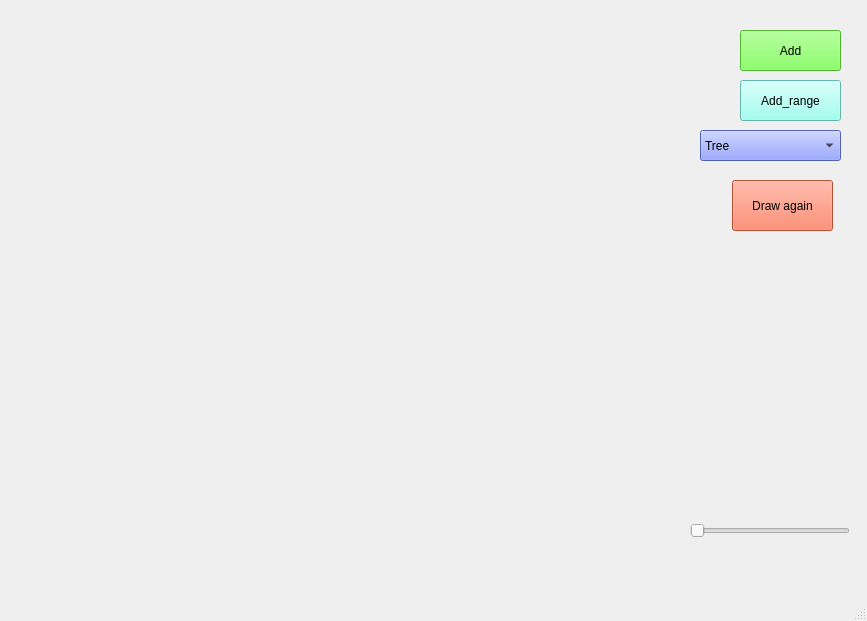
<?xml version="1.0" encoding="UTF-8"?>
<ui version="4.0">
 <class>MainWindow</class>
 <widget class="QMainWindow" name="MainWindow">
  <property name="geometry">
   <rect>
    <x>0</x>
    <y>0</y>
    <width>867</width>
    <height>621</height>
   </rect>
  </property>
  <property name="windowTitle">
   <string>MainWindow</string>
  </property>
  <widget class="QWidget" name="centralwidget">
   <widget class="QPushButton" name="Add">
    <property name="geometry">
     <rect>
      <x>740</x>
      <y>30</y>
      <width>101</width>
      <height>41</height>
     </rect>
    </property>
    <property name="styleSheet">
     <string notr="true">color: rgb(0, 0, 0);
background-color: rgb(107, 255, 62);</string>
    </property>
    <property name="text">
     <string>Add</string>
    </property>
   </widget>
   <widget class="QPushButton" name="add_range">
    <property name="geometry">
     <rect>
      <x>740</x>
      <y>80</y>
      <width>101</width>
      <height>41</height>
     </rect>
    </property>
    <property name="styleSheet">
     <string notr="true">background-color: rgb(137, 255, 238);</string>
    </property>
    <property name="text">
     <string>Add_range</string>
    </property>
   </widget>
   <widget class="QComboBox" name="comboBox">
    <property name="geometry">
     <rect>
      <x>700</x>
      <y>130</y>
      <width>141</width>
      <height>31</height>
     </rect>
    </property>
    <property name="styleSheet">
     <string notr="true">background-color: rgb(115, 134, 255);</string>
    </property>
    <item>
     <property name="text">
      <string>Tree</string>
     </property>
    </item>
    <item>
     <property name="text">
      <string>AVL_tree</string>
     </property>
    </item>
    <item>
     <property name="text">
      <string>RedBlack_tree</string>
     </property>
    </item>
    <item>
     <property name="text">
      <string>Dekart_tree</string>
     </property>
    </item>
    <item>
     <property name="text">
      <string>2-3_tree</string>
     </property>
    </item>
   </widget>
   <widget class="QSlider" name="slider">
    <property name="geometry">
     <rect>
      <x>690</x>
      <y>520</y>
      <width>160</width>
      <height>22</height>
     </rect>
    </property>
    <property name="orientation">
     <enum>Qt::Horizontal</enum>
    </property>
   </widget>
   <widget class="QPushButton" name="on_button_on">
    <property name="geometry">
     <rect>
      <x>732</x>
      <y>180</y>
      <width>101</width>
      <height>51</height>
     </rect>
    </property>
    <property name="styleSheet">
     <string notr="true">background-color: rgb(255, 109, 73);</string>
    </property>
    <property name="text">
     <string>Draw again</string>
    </property>
   </widget>
  </widget>
  <widget class="QMenuBar" name="menubar">
   <property name="geometry">
    <rect>
     <x>0</x>
     <y>0</y>
     <width>867</width>
     <height>26</height>
    </rect>
   </property>
  </widget>
  <widget class="QStatusBar" name="statusbar"/>
 </widget>
 <resources/>
 <connections/>
</ui>
